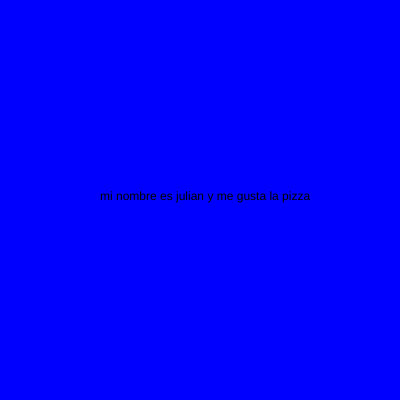
Frame 1 (no input)
Frame 60 (no input): identical to frame 1, image omitted
Frame 120 (the mouse pressed at the canvas centre since frame 60): identical to frame 1, image omitted

The p5.js sketch that drew this single still picture (run headless with seeded random() and noise() and a simulated clock; from frame 60 on, the mouse is pressed at the canvas centre):

// p5.js sketch
// ── sketch.js

function setup() {
  createCanvas(400,400);
}

function draw() 
{
  background("blue");
text("mi nombre es julian y me gusta la pizza",100,200)
}
